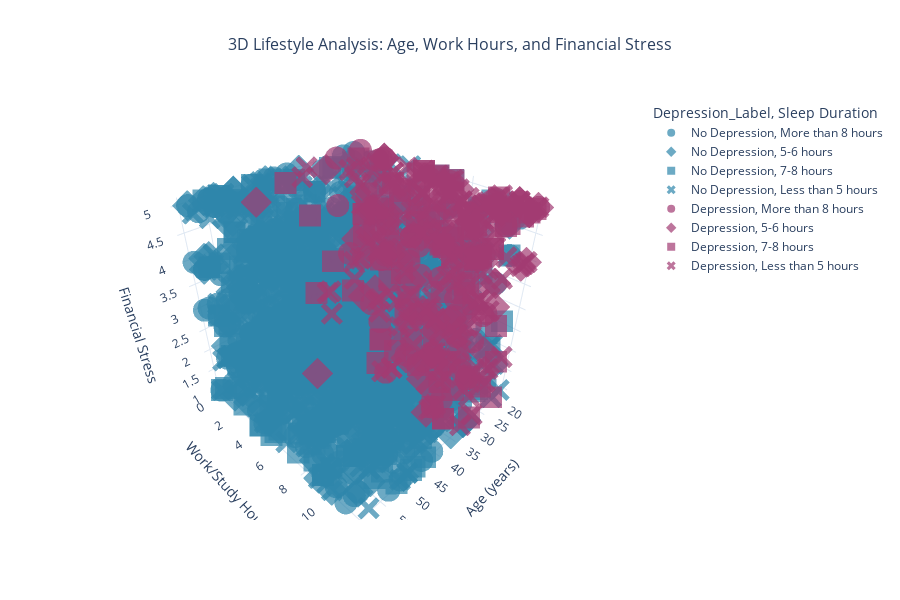
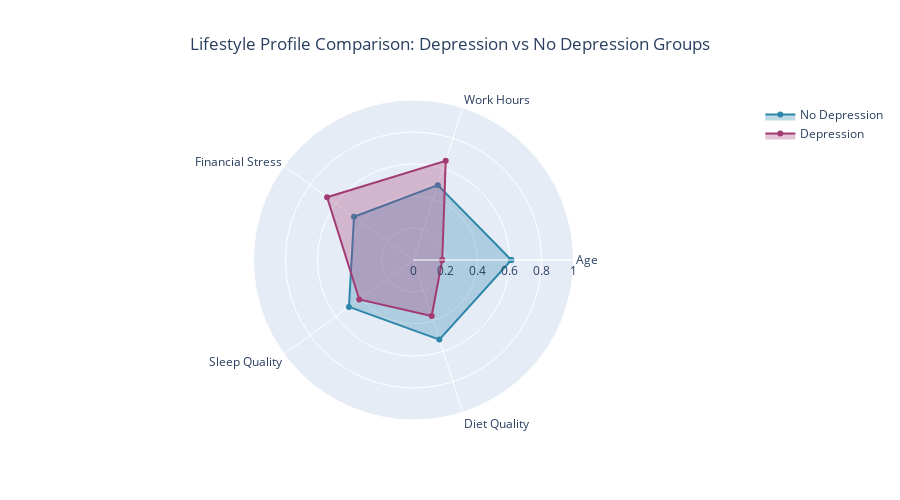

Notebook source saved alongside these figures, in order:
### Markdown cell above
## Subtask 3.2.2: Lifestyle Impact Analysis using Advanced Visualizations

### Code cell
print('Subtask 3.2.2: LIFESTYLE IMPACT ANALYSIS USING ADVANCED VISUALIZATIONS')
print('='*70)

# 3D Scatter Plot for Multi-Lifestyle Factor Analysis
lifestyle_data = train_df[['Age', 'Work/Study Hours', 'Financial Stress', 'Depression_Label', 
                          'Sleep Duration', 'Dietary Habits']].copy()

fig_3d = px.scatter_3d(lifestyle_data.sample(2000), 
                      x='Age', 
                      y='Work/Study Hours', 
                      z='Financial Stress',
                      color='Depression_Label',
                      symbol='Sleep Duration',
                      title='3D Lifestyle Analysis: Age, Work Hours, and Financial Stress',
                      labels={'Age': 'Age (years)',
                             'Work/Study Hours': 'Work/Study Hours per day',
                             'Financial Stress': 'Financial Stress Level'},
                      color_discrete_map={'No Depression': '#2E86AB', 'Depression': '#A23B72'},
                      opacity=0.7)

fig_3d.update_layout(
    title={'x': 0.5, 'font': {'size': 16}},
    height=600,
    scene=dict(
        xaxis_title='Age (years)',
        yaxis_title='Work/Study Hours',
        zaxis_title='Financial Stress'
    )
)

fig_3d.show()
print("\n📊 3D Scatter Plot: Multi-dimensional lifestyle factor relationships")
# Radar Charts for Lifestyle Profile Comparison
# Create mappings for analysis
sleep_mapping = {'Less than 5 hours': 1, '5-6 hours': 2, '7-8 hours': 3, 'More than 8 hours': 4}
diet_mapping = {'Unhealthy': 1, 'Moderate': 2, 'Healthy': 3}

def create_radar_data(depression_status):
    group_data = train_df[train_df['Depression'] == depression_status]
    
    # Normalize values to 0-1 scale
    avg_age = (group_data['Age'].mean() - train_df['Age'].min()) / (train_df['Age'].max() - train_df['Age'].min())
    avg_work_hours = (group_data['Work/Study Hours'].mean() - train_df['Work/Study Hours'].min()) / (train_df['Work/Study Hours'].max() - train_df['Work/Study Hours'].min())
    avg_financial_stress = (group_data['Financial Stress'].mean() - train_df['Financial Stress'].min()) / (train_df['Financial Stress'].max() - train_df['Financial Stress'].min())
    
    # Sleep and diet quality (higher is better)
    sleep_scores = group_data['Sleep Duration'].map(sleep_mapping)
    avg_sleep = (sleep_scores.mean() - 1) / 3  # Normalize to 0-1
    
    diet_scores = group_data['Dietary Habits'].map(diet_mapping)
    avg_diet = (diet_scores.mean() - 1) / 2  # Normalize to 0-1
    
    return [avg_age, avg_work_hours, avg_financial_stress, avg_sleep, avg_diet]

categories = ['Age', 'Work Hours', 'Financial Stress', 'Sleep Quality', 'Diet Quality']

no_depression_profile = create_radar_data(0)
depression_profile = create_radar_data(1)

fig_radar = go.Figure()

# Add profiles
fig_radar.add_trace(go.Scatterpolar(
    r=no_depression_profile + [no_depression_profile[0]],
    theta=categories + [categories[0]],
    fill='toself',
    name='No Depression',
    line_color='#2E86AB',
    fillcolor='rgba(46, 134, 171, 0.3)'
))

fig_radar.add_trace(go.Scatterpolar(
    r=depression_profile + [depression_profile[0]],
    theta=categories + [categories[0]],
    fill='toself',
    name='Depression',
    line_color='#A23B72',
    fillcolor='rgba(162, 59, 114, 0.3)'
))

fig_radar.update_layout(
    polar=dict(radialaxis=dict(visible=True, range=[0, 1])),
    title='Lifestyle Profile Comparison: Depression vs No Depression Groups',
    title_x=0.5,
    height=500,
    showlegend=True
)

fig_radar.show()
print("\n Radar Chart: Comparative lifestyle profiles between depression groups")

### Figure 1 — Plotly figure (JSON) as saved in the notebook; plotly's stock layout.template omitted (floating-point values rounded to 4 significant figures; data arrays with more than 128 entries replaced by an {"elided": "..."} marker saying what was removed)
{"data": [{"hovertemplate": "Depression_Label=No Depression<br>Sleep Duration=More than 8 hours<br>Age (years)=%{x}<br>Work/Study Hours per day=%{y}<br>Financial Stress Level=%{z}<extra></extra>", "legendgroup": "No Depression, More than 8 hours", "marker": {"color": "#2E86AB", "opacity": 0.7, "symbol": "circle"}, "mode": "markers", "name": "No Depression, More than 8 hours", "scene": "scene", "showlegend": true, "type": "scatter3d", "x": {"elided": "436 int values"}, "y": {"elided": "436 int values"}, "z": {"elided": "436 float values"}}, {"hovertemplate": "Depression_Label=No Depression<br>Sleep Duration=5-6 hours<br>Age (years)=%{x}<br>Work/Study Hours per day=%{y}<br>Financial Stress Level=%{z}<extra></extra>", "legendgroup": "No Depression, 5-6 hours", "marker": {"color": "#2E86AB", "opacity": 0.7, "symbol": "diamond"}, "mode": "markers", "name": "No Depression, 5-6 hours", "scene": "scene", "showlegend": true, "type": "scatter3d", "x": {"elided": "391 int values"}, "y": {"elided": "391 int values"}, "z": {"elided": "391 float values"}}, {"hovertemplate": "Depression_Label=No Depression<br>Sleep Duration=7-8 hours<br>Age (years)=%{x}<br>Work/Study Hours per day=%{y}<br>Financial Stress Level=%{z}<extra></extra>", "legendgroup": "No Depression, 7-8 hours", "marker": {"color": "#2E86AB", "opacity": 0.7, "symbol": "square"}, "mode": "markers", "name": "No Depression, 7-8 hours", "scene": "scene", "showlegend": true, "type": "scatter3d", "x": {"elided": "445 int values"}, "y": {"elided": "445 int values"}, "z": {"elided": "445 float values"}}, {"hovertemplate": "Depression_Label=No Depression<br>Sleep Duration=Less than 5 hours<br>Age (years)=%{x}<br>Work/Study Hours per day=%{y}<br>Financial Stress Level=%{z}<extra></extra>", "legendgroup": "No Depression, Less than 5 hours", "marker": {"color": "#2E86AB", "opacity": 0.7, "symbol": "x"}, "mode": "markers", "name": "No Depression, Less than 5 hours", "scene": "scene", "showlegend": true, "type": "scatter3d", "x": {"elided": "379 int values"}, "y": {"elided": "379 int values"}, "z": {"elided": "379 float values"}}, {"hovertemplate": "Depression_Label=Depression<br>Sleep Duration=More than 8 hours<br>Age (years)=%{x}<br>Work/Study Hours per day=%{y}<br>Financial Stress Level=%{z}<extra></extra>", "legendgroup": "Depression, More than 8 hours", "marker": {"color": "#A23B72", "opacity": 0.7, "symbol": "circle"}, "mode": "markers", "name": "Depression, More than 8 hours", "scene": "scene", "showlegend": true, "type": "scatter3d", "x": [24, 20, 47, 25, 27, 22, 28, 24, 18, 25, 25, 22, 28, 28, 27, 28, 47, 21, 19, 32, 23, 33, 18, 18, 21, 25, 19, 23, 24, 20, 20, 18, 32, 29, 33, 19, 28, 25, 33, 23, 18, 21, 31, 25, 24, 29, 24, 20, 18, 20, 28, 48, 21], "y": [11, 10, 9, 6, 11, 3, 10, 2, 12, 6, 0, 7, 11, 10, 7, 6, 11, 10, 7, 10, 9, 7, 2, 0, 9, 10, 7, 11, 10, 10, 10, 11, 8, 11, 11, 2, 10, 0, 8, 11, 2, 10, 6, 1, 6, 10, 11, 10, 6, 2, 12, 10, 6], "z": [5.0, 2.0, 4.0, 4.0, 5.0, 3.0, 5.0, 3.0, 5.0, 4.0, 4.0, 1.0, 3.0, 3.0, 4.0, 5.0, 5.0, 5.0, 3.0, 1.0, 3.0, 5.0, 5.0, 5.0, 2.0, 2.0, 5.0, 3.0, 5.0, 1.0, 5.0, 5.0, 5.0, 2.0, 5.0, 5.0, 5.0, 5.0, 2.0, 5.0, 1.0, 4.0, 1.0, 3.0, 4.0, 1.0, 3.0, 1.0, 2.0, 5.0, 5.0, 5.0, 3.0]}, {"hovertemplate": "Depression_Label=Depression<br>Sleep Duration=5-6 hours<br>Age (years)=%{x}<br>Work/Study Hours per day=%{y}<br>Financial Stress Level=%{z}<extra></extra>", "legendgroup": "Depression, 5-6 hours", "marker": {"color": "#A23B72", "opacity": 0.7, "symbol": "diamond"}, "mode": "markers", "name": "Depression, 5-6 hours", "scene": "scene", "showlegend": true, "type": "scatter3d", "x": [18, 25, 18, 21, 21, 28, 24, 23, 21, 20, 28, 42, 29, 18, 20, 26, 30, 20, 24, 30, 34, 18, 34, 29, 24, 20, 31, 29, 29, 29, 19, 21, 31, 18, 29, 26, 28, 40, 21, 28, 22, 22, 33, 50, 18, 33, 20, 18, 19, 33, 21, 24, 21, 31, 24, 32, 29, 32, 24, 24, 33, 27], "y": [12, 10, 2, 6, 12, 12, 8, 10, 2, 11, 11, 3, 9, 12, 6, 12, 10, 2, 7, 6, 10, 11, 10, 9, 6, 3, 11, 10, 4, 10, 7, 7, 1, 7, 9, 8, 5, 8, 8, 9, 2, 6, 5, 2, 11, 7, 12, 2, 3, 4, 11, 2, 12, 12, 6, 11, 10, 9, 10, 6, 12, 8], "z": [5.0, 5.0, 5.0, 2.0, 5.0, 4.0, 4.0, 4.0, 4.0, 3.0, 2.0, 1.0, 2.0, 4.0, 4.0, 2.0, 3.0, 2.0, 1.0, 4.0, 1.0, 5.0, 3.0, 5.0, 3.0, 4.0, 5.0, 3.0, 4.0, 5.0, 2.0, 5.0, 5.0, 1.0, 2.0, 5.0, 4.0, 5.0, 5.0, 1.0, 4.0, 5.0, 5.0, 5.0, 5.0, 4.0, 4.0, 5.0, 3.0, 4.0, 2.0, 2.0, 5.0, 4.0, 2.0, 3.0, 2.0, 5.0, 3.0, 1.0, 5.0, 1.0]}, {"hovertemplate": "Depression_Label=Depression<br>Sleep Duration=7-8 hours<br>Age (years)=%{x}<br>Work/Study Hours per day=%{y}<br>Financial Stress Level=%{z}<extra></extra>", "legendgroup": "Depression, 7-8 hours", "marker": {"color": "#A23B72", "opacity": 0.7, "symbol": "square"}, "mode": "markers", "name": "Depression, 7-8 hours", "scene": "scene", "showlegend": true, "type": "scatter3d", "x": [34, 23, 21, 24, 25, 21, 18, 21, 33, 31, 24, 27, 37, 41, 22, 20, 22, 32, 24, 29, 22, 18, 39, 19, 22, 19, 30, 20, 18, 20, 29, 28, 33, 27, 47, 22, 19, 34, 32, 23, 24, 18, 22, 31, 18, 28, 24, 29, 21, 32, 33, 18, 21, 19, 20, 24, 24, 30, 23, 23, 18, 25, 28, 20, 32, 24, 32, 18, 28, 28, 20, 41, 31, 23, 23, 25, 33, 33, 42, 24, 27, 28, 19, 40, 18, 30, 24, 21], "y": [5, 5, 7, 2, 9, 11, 5, 5, 6, 11, 2, 5, 11, 3, 1, 6, 10, 11, 5, 7, 7, 10, 12, 10, 10, 10, 1, 5, 6, 9, 6, 7, 11, 5, 5, 3, 12, 9, 11, 10, 8, 7, 12, 4, 10, 4, 10, 12, 12, 10, 6, 5, 8, 5, 9, 1, 7, 5, 10, 8, 2, 12, 8, 2, 10, 8, 10, 7, 10, 12, 11, 1, 11, 12, 8, 10, 11, 11, 12, 11, 12, 5, 6, 11, 5, 7, 4, 12], "z": [5.0, 3.0, 5.0, 4.0, 1.0, 5.0, 5.0, 2.0, 2.0, 4.0, 4.0, 3.0, 5.0, 3.0, 5.0, 2.0, 4.0, 4.0, 1.0, 3.0, 4.0, 4.0, 3.0, 5.0, 3.0, 1.0, 3.0, 5.0, 5.0, 4.0, 5.0, 5.0, 5.0, 5.0, 5.0, 3.0, 5.0, 5.0, 5.0, 4.0, 4.0, 5.0, 2.0, 4.0, 4.0, 4.0, 4.0, 1.0, 1.0, 5.0, 2.0, 5.0, 4.0, 4.0, 3.0, 2.0, 1.0, 1.0, 4.0, 3.0, 4.0, 3.0, 5.0, 4.0, 2.0, 2.0, 1.0, 4.0, 4.0, 5.0, 1.0, 5.0, 5.0, 5.0, 5.0, 1.0, 1.0, 1.0, 5.0, 5.0, 5.0, 5.0, 5.0, 5.0, 1.0, 4.0, 4.0, 5.0]}, {"hovertemplate": "Depression_Label=Depression<br>Sleep Duration=Less than 5 hours<br>Age (years)=%{x}<br>Work/Study Hours per day=%{y}<br>Financial Stress Level=%{z}<extra></extra>", "legendgroup": "Depression, Less than 5 hours", "marker": {"color": "#A23B72", "opacity": 0.7, "symbol": "x"}, "mode": "markers", "name": "Depression, Less than 5 hours", "scene": "scene", "showlegend": true, "type": "scatter3d", "x": {"elided": "146 int values"}, "y": {"elided": "146 int values"}, "z": {"elided": "146 float values"}}], "layout": {"height": 600, "legend": {"title": {"text": "Depression_Label, Sleep Duration"}, "tracegroupgap": 0}, "scene": {"domain": {"x": [0, 1], "y": [0, 1]}, "xaxis": {"title": {"text": "Age (years)"}}, "yaxis": {"title": {"text": "Work/Study Hours"}}, "zaxis": {"title": {"text": "Financial Stress"}}}, "title": {"font": {"size": 16}, "text": "3D Lifestyle Analysis: Age, Work Hours, and Financial Stress", "x": 0.5}}}

### Figure 2 — Plotly figure (JSON) as saved in the notebook; plotly's stock layout.template omitted (floating-point values rounded to 4 significant figures)
{"data": [{"fill": "toself", "fillcolor": "rgba(46, 134, 171, 0.3)", "line": {"color": "#2E86AB"}, "name": "No Depression", "r": [0.6115, 0.492, 0.4594, 0.4987, 0.5229, 0.6115], "theta": ["Age", "Work Hours", "Financial Stress", "Sleep Quality", "Diet Quality", "Age"], "type": "scatterpolar"}, {"fill": "toself", "fillcolor": "rgba(162, 59, 114, 0.3)", "line": {"color": "#A23B72"}, "name": "Depression", "r": [0.1797, 0.6517, 0.6677, 0.419, 0.3677, 0.1797], "theta": ["Age", "Work Hours", "Financial Stress", "Sleep Quality", "Diet Quality", "Age"], "type": "scatterpolar"}], "layout": {"height": 500, "polar": {"radialaxis": {"range": [0, 1], "visible": true}}, "showlegend": true, "title": {"text": "Lifestyle Profile Comparison: Depression vs No Depression Groups", "x": 0.5}}}
